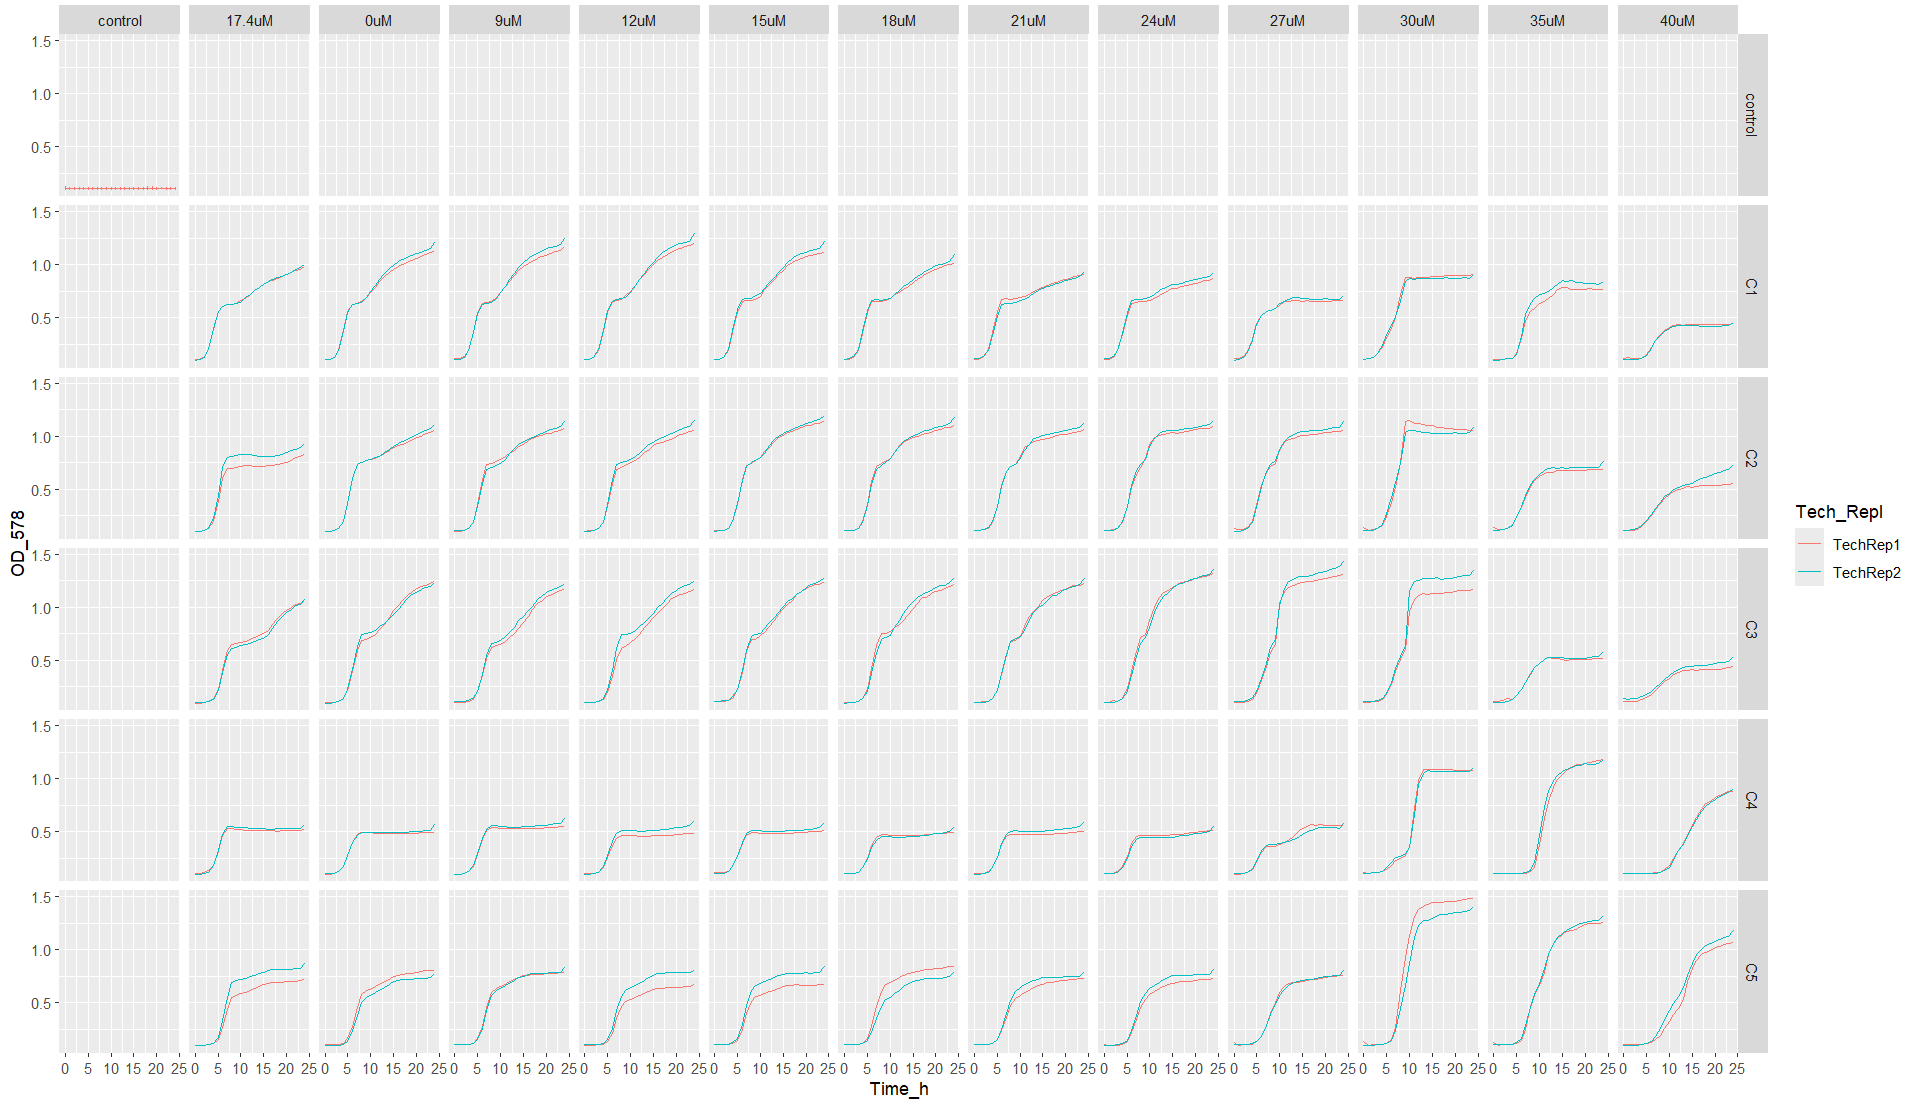

This chart was generated by the following R code:
setwd("~/ITQB/Plate readings/Exp43_2plates_01072024")

library(tidyverse)

library(readxl)
Exp43 <- Exp43_2plates_01072024 <- read_excel("Exp43_2plates_01072024_final_final.xlsx")
View(Exp43) 

Exp43_v1 <- Exp43 %>%
  pivot_longer(names_to = "Condition", values_to = "OD_578", cols = -Time_h)
Exp43_v1
View(Exp43_v1)


Exp43_v2 <- separate(Exp43_v1, Condition, 
                     c("Community",
                       "Transfer_medium",
                       "Zn_condition", 
                       "Tech_Repl",
                       "Biol_Repl",
                       "TPEN_or_ZnCl2_conc",
                       "Well_number"), 
                     sep = "_", remove = FALSE,
                     convert = FALSE)
View(Exp43_v2)

Exp43_v2$OD_578 <- as.numeric (Exp43_v2$OD_578) #Because OD_578 values are character

Exp43_v2$TPEN_or_ZnCl2_conc <- factor(Exp43_v2$TPEN_or_ZnCl2_conc, levels = c("nodrug",
                                                                              "1.74",
                                                                              "0",
                                                                              "1.8",
                                                                              "2.4",
                                                                              "3.0",
                                                                              "3.6",
                                                                              "4.2",
                                                                              "4.8",
                                                                              "5.4",
                                                                              "6.0",
                                                                              "7.0",
                                                                              "8.0"))

Exp43_v2 <- Exp43_v2 %>% mutate(TPEN_or_ZnCl2_conc = recode (TPEN_or_ZnCl2_conc,
                                                             "nodrug" = "control",
                                                             "1.74" = "17.4uM",
                                                             "0" = "0uM",
                                                             "1.8" = "9uM",
                                                             "2.4" = "12uM",
                                                             "3.0" = "15uM",
                                                             "3.6" = "18uM",
                                                             "4.2" = "21uM",
                                                             "4.8" = "24uM",
                                                             "5.4" = "27uM",
                                                             "6.0" = "30uM",
                                                             "7.0" = "35uM",
                                                             "8.0" = "40uM"))


Exp43_v2$Community <- factor(Exp43_v2$Community, levels = c("control",
                                                            "C1",
                                                            "C2",
                                                            "C3",
                                                            "C4",
                                                            "C5"))

Exp43_v2 %>%
  ggplot(aes(x= Time_h, y=OD_578, color = Tech_Repl)) +
  geom_line() +
  facet_grid (Community ~ TPEN_or_ZnCl2_conc)


Exp43_v3<- Exp43_v2 %>% group_by(Community, Transfer_medium, Zn_condition, Tech_Repl, Biol_Repl, Well_number) %>%
  mutate(blank = Time_h ==0)


View(Exp43_v3)

Exp43_v4 <- Exp43_v3 %>%
  group_by(Community, Transfer_medium, Zn_condition, Tech_Repl, Biol_Repl, Well_number) %>%
  mutate(OD = OD_578 - OD_578[blank]) %>%
  ungroup()


View(Exp43_v4)

#Obtain the mean and sd
Exp43_v5 <- Exp43_v4 %>% group_by(Time_h, Community, TPEN_or_ZnCl2_conc, Zn_condition) %>%
  summarise(ODmean = mean(OD), sdOD = sd(OD), n())

Exp43_v5$Community <- factor(Exp43_v5$Community, levels = c("control",
                                                            "C1",
                                                            "C2",
                                                            "C3",
                                                            "C4",
                                                            "C5"))


Exp43_v5 <- Exp43_v5 %>% mutate(TPEN_or_ZnCl2_conc =  recode (TPEN_or_ZnCl2_conc,
                                                              "control" = "negative control",
                                                              "17.4uM" = "17.4 uM ZnCl2",
                                                              "0uM" = "0 uM TPEN",
                                                              "9uM" = "9 uM TPEN",
                                                              "12uM" = "12 uM TPEN",
                                                              "15uM" = "15 uM TPEN",
                                                              "18uM" = "18 uM TPEN",
                                                              "21uM" = "21 uM TPEN",
                                                              "24uM" = "24 uM TPEN",
                                                              "27uM" = "27 uM TPEN",
                                                              "30uM" = "30 uM TPEN",
                                                              "35uM" = "35 uM TPEN",
                                                              "40uM" = "40 uM TPEN"))




Exp43_v5  %>% ggplot(aes(x = Time_h,
                         y = ODmean,
                         color = TPEN_or_ZnCl2_conc,
                         fill = TPEN_or_ZnCl2_conc
)) +
  geom_point() +
  geom_line() +
  geom_ribbon(aes(ymin=ODmean-sdOD, ymax=ODmean+sdOD),
              alpha = 0.3, colour = NA) +
  facet_wrap (Community ~ .) +
  theme_bw()
